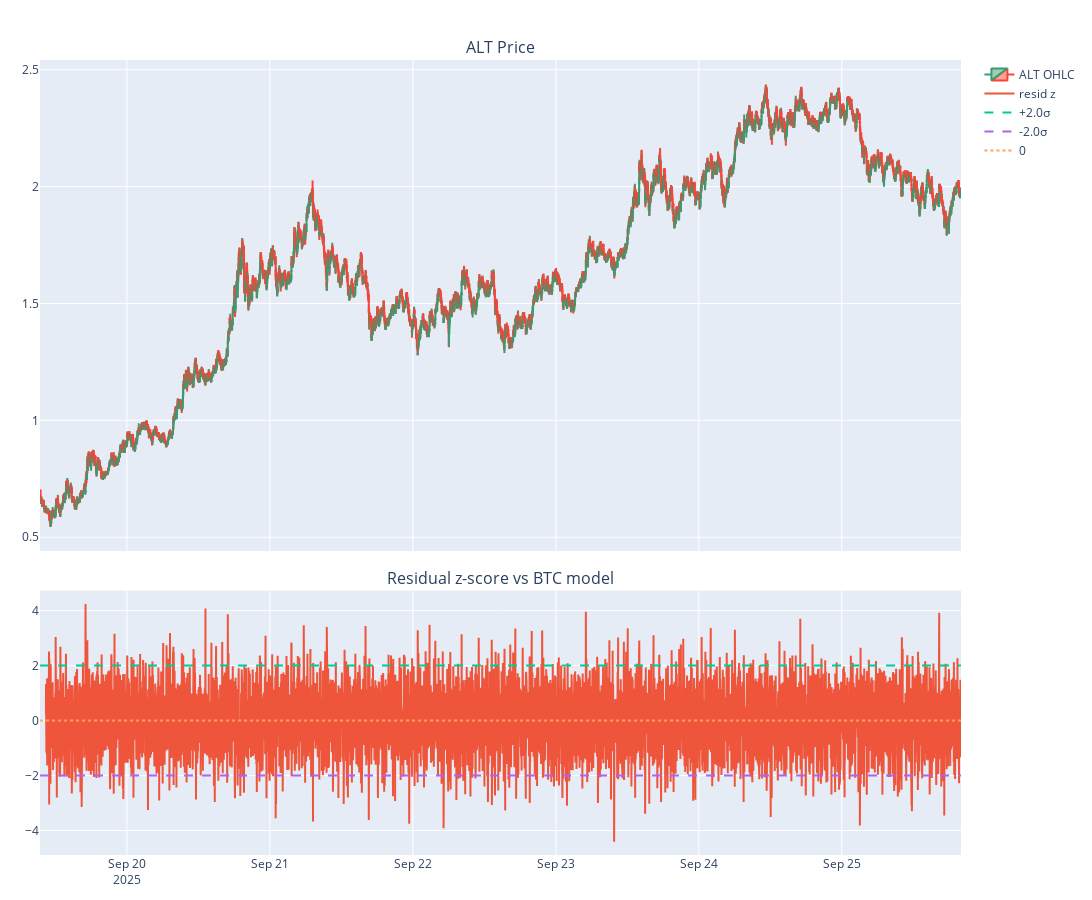

Notebook code for this chart:
### Code cell
# （resid, resid_z が未作成なら先に計算しておく想定）

# 可視化用データ：ALTのOHLCに resid_z を結合
plot_df = pd.merge(
    df_ALT,                          # O_ALT, H_ALT, L_ALT, C_ALT を含む
    df[[time_col, "resid_z"]],       # 残差z
    on=time_col, how="left"
).sort_values(time_col)

# ローソク足 + 残差z
fig = make_subplots(rows=2, cols=1, shared_xaxes=True,
                    vertical_spacing=0.05, row_heights=[0.65, 0.35],
                    subplot_titles=("ALT Price", "Residual z-score vs BTC model"))

fig.add_trace(go.Candlestick(
    x=plot_df[time_col],
    open=plot_df["O_ALT"], high=plot_df["H_ALT"],
    low=plot_df["L_ALT"], close=plot_df["C_ALT"],
    name="ALT OHLC"
), row=1, col=1)

fig.add_trace(go.Scatter(
    x=plot_df[time_col], y=plot_df["resid_z"],
    mode="lines", name="resid z"
), row=2, col=1)

k = 2.0
fig.add_trace(go.Scatter(x=plot_df[time_col], y=[k]*len(plot_df),
                         mode="lines", name=f"+{k}σ", line=dict(dash="dash")), row=2, col=1)
fig.add_trace(go.Scatter(x=plot_df[time_col], y=[-k]*len(plot_df),
                         mode="lines", name=f"-{k}σ", line=dict(dash="dash")), row=2, col=1)
fig.add_trace(go.Scatter(x=plot_df[time_col], y=[0]*len(plot_df),
                         mode="lines", name="0", line=dict(dash="dot")), row=2, col=1)

fig.update_layout(hovermode="x unified", showlegend=True,
                  margin=dict(l=40, r=20, t=60, b=40),
                  height=900, width=1400)
fig.update_xaxes(rangeslider_visible=False)
fig.show()

### Figure 1 — Plotly figure (JSON) as saved in the notebook; plotly's stock layout.template omitted (floating-point values rounded to 4 significant figures; data arrays with more than 128 entries replaced by an {"elided": "..."} marker saying what was removed)
{"data": [{"close": {"elided": "9276 float values"}, "high": {"elided": "9276 float values"}, "low": {"elided": "9276 float values"}, "name": "ALT OHLC", "open": {"elided": "9276 float values"}, "type": "candlestick", "x": {"elided": "9276 str values"}, "xaxis": "x", "yaxis": "y"}, {"mode": "lines", "name": "resid z", "type": "scatter", "x": {"elided": "9276 str values"}, "xaxis": "x2", "y": {"elided": "9276 float values"}, "yaxis": "y2"}, {"line": {"dash": "dash"}, "mode": "lines", "name": "+2.0σ", "type": "scatter", "x": {"elided": "9276 str values"}, "xaxis": "x2", "y": {"elided": "9276 int values"}, "yaxis": "y2"}, {"line": {"dash": "dash"}, "mode": "lines", "name": "-2.0σ", "type": "scatter", "x": {"elided": "9276 str values"}, "xaxis": "x2", "y": {"elided": "9276 int values"}, "yaxis": "y2"}, {"line": {"dash": "dot"}, "mode": "lines", "name": "0", "type": "scatter", "x": {"elided": "9276 str values"}, "xaxis": "x2", "y": {"elided": "9276 int values"}, "yaxis": "y2"}], "layout": {"annotations": [{"font": {"size": 16}, "showarrow": false, "text": "ALT Price", "x": 0.5, "xanchor": "center", "xref": "paper", "y": 1.0, "yanchor": "bottom", "yref": "paper"}, {"font": {"size": 16}, "showarrow": false, "text": "Residual z-score vs BTC model", "x": 0.5, "xanchor": "center", "xref": "paper", "y": 0.3325, "yanchor": "bottom", "yref": "paper"}], "height": 900, "hovermode": "x unified", "margin": {"b": 40, "l": 40, "r": 20, "t": 60}, "showlegend": true, "width": 1400, "xaxis": {"anchor": "y", "domain": [0, 1], "matches": "x2", "rangeslider": {"visible": false}, "showticklabels": false}, "xaxis2": {"anchor": "y2", "domain": [0, 1], "rangeslider": {"visible": false}}, "yaxis": {"anchor": "x", "domain": [0.3825, 1.0]}, "yaxis2": {"anchor": "x2", "domain": [0, 0.3325]}}}
